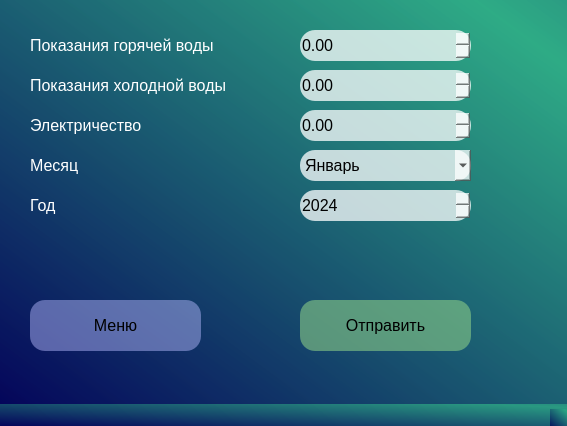
<?xml version="1.0" encoding="UTF-8"?>
<ui version="4.0">
 <class>MainWindow</class>
 <widget class="QMainWindow" name="MainWindow">
  <property name="geometry">
   <rect>
    <x>0</x>
    <y>0</y>
    <width>567</width>
    <height>426</height>
   </rect>
  </property>
  <property name="windowTitle">
   <string>MainWindow</string>
  </property>
  <property name="styleSheet">
   <string notr="true">background-color: qlineargradient(spread:reflect, x1:0, y1:1, x2:0.920455, y2:0.085, stop:0 rgba(0, 0, 88, 190), stop:1 rgba(43, 170, 132, 190));</string>
  </property>
  <widget class="QWidget" name="centralwidget">
   <widget class="QLabel" name="hot_water">
    <property name="geometry">
     <rect>
      <x>30</x>
      <y>30</y>
      <width>201</width>
      <height>31</height>
     </rect>
    </property>
    <property name="font">
     <font>
      <pointsize>12</pointsize>
     </font>
    </property>
    <property name="styleSheet">
     <string notr="true">background-color: rgba(255, 255, 255, 0);
border-color: rgba(255, 255, 255, 0);
color: rgb(255, 255, 255);</string>
    </property>
    <property name="text">
     <string>Показания горячей воды</string>
    </property>
   </widget>
   <widget class="QLabel" name="cold_water">
    <property name="geometry">
     <rect>
      <x>30</x>
      <y>70</y>
      <width>201</width>
      <height>31</height>
     </rect>
    </property>
    <property name="font">
     <font>
      <pointsize>12</pointsize>
     </font>
    </property>
    <property name="styleSheet">
     <string notr="true">background-color: rgba(255, 255, 255, 0);
border-color: rgba(255, 255, 255, 0);
color: rgb(255, 255, 255);</string>
    </property>
    <property name="text">
     <string>Показания холодной воды</string>
    </property>
   </widget>
   <widget class="QDoubleSpinBox" name="hw">
    <property name="geometry">
     <rect>
      <x>300</x>
      <y>30</y>
      <width>171</width>
      <height>31</height>
     </rect>
    </property>
    <property name="font">
     <font>
      <pointsize>12</pointsize>
     </font>
    </property>
    <property name="styleSheet">
     <string notr="true">background-color: rgb(255, 255, 255, 190);
border-radius: 15px;</string>
    </property>
    <property name="maximum">
     <double>1000.990000000000009</double>
    </property>
   </widget>
   <widget class="QDoubleSpinBox" name="cw">
    <property name="geometry">
     <rect>
      <x>300</x>
      <y>70</y>
      <width>171</width>
      <height>31</height>
     </rect>
    </property>
    <property name="font">
     <font>
      <pointsize>12</pointsize>
     </font>
    </property>
    <property name="styleSheet">
     <string notr="true">background-color: rgb(255, 255, 255, 190);
border-radius: 15px;</string>
    </property>
    <property name="maximum">
     <double>1000.000000000000000</double>
    </property>
   </widget>
   <widget class="QPushButton" name="send">
    <property name="geometry">
     <rect>
      <x>300</x>
      <y>300</y>
      <width>171</width>
      <height>51</height>
     </rect>
    </property>
    <property name="font">
     <font>
      <pointsize>12</pointsize>
     </font>
    </property>
    <property name="styleSheet">
     <string notr="true">background-color: rgb(138, 204, 134, 150);
border-radius: 15px;</string>
    </property>
    <property name="text">
     <string>Отправить</string>
    </property>
   </widget>
   <widget class="QLabel" name="label">
    <property name="geometry">
     <rect>
      <x>30</x>
      <y>150</y>
      <width>111</width>
      <height>31</height>
     </rect>
    </property>
    <property name="font">
     <font>
      <pointsize>12</pointsize>
     </font>
    </property>
    <property name="styleSheet">
     <string notr="true">background-color: rgba(255, 255, 255, 0);
border-color: rgba(255, 255, 255, 0);
color: rgb(255, 255, 255);</string>
    </property>
    <property name="text">
     <string>Месяц</string>
    </property>
   </widget>
   <widget class="QComboBox" name="mh">
    <property name="geometry">
     <rect>
      <x>300</x>
      <y>150</y>
      <width>171</width>
      <height>31</height>
     </rect>
    </property>
    <property name="font">
     <font>
      <pointsize>12</pointsize>
     </font>
    </property>
    <property name="styleSheet">
     <string notr="true">background-color: rgb(255, 255, 255, 190);
border-radius: 15px;</string>
    </property>
    <item>
     <property name="text">
      <string>Январь</string>
     </property>
    </item>
    <item>
     <property name="text">
      <string>Февраль</string>
     </property>
    </item>
    <item>
     <property name="text">
      <string>Март</string>
     </property>
    </item>
    <item>
     <property name="text">
      <string>Апрель</string>
     </property>
    </item>
    <item>
     <property name="text">
      <string>Май</string>
     </property>
    </item>
    <item>
     <property name="text">
      <string>Июнь</string>
     </property>
    </item>
    <item>
     <property name="text">
      <string>Июль</string>
     </property>
    </item>
    <item>
     <property name="text">
      <string>Август</string>
     </property>
    </item>
    <item>
     <property name="text">
      <string>Сентябрь</string>
     </property>
    </item>
    <item>
     <property name="text">
      <string>Октябрь</string>
     </property>
    </item>
    <item>
     <property name="text">
      <string>Ноябрь</string>
     </property>
    </item>
    <item>
     <property name="text">
      <string>Декабрь</string>
     </property>
    </item>
   </widget>
   <widget class="QPushButton" name="menu">
    <property name="geometry">
     <rect>
      <x>30</x>
      <y>300</y>
      <width>171</width>
      <height>51</height>
     </rect>
    </property>
    <property name="font">
     <font>
      <pointsize>12</pointsize>
     </font>
    </property>
    <property name="styleSheet">
     <string notr="true">background-color: rgb(183, 187, 255, 120);
border-radius: 15px;</string>
    </property>
    <property name="text">
     <string>Меню</string>
    </property>
   </widget>
   <widget class="QLabel" name="year1">
    <property name="geometry">
     <rect>
      <x>30</x>
      <y>190</y>
      <width>111</width>
      <height>31</height>
     </rect>
    </property>
    <property name="font">
     <font>
      <pointsize>12</pointsize>
     </font>
    </property>
    <property name="styleSheet">
     <string notr="true">background-color: rgba(255, 255, 255, 0);
border-color: rgba(255, 255, 255, 0);
color: rgb(255, 255, 255);</string>
    </property>
    <property name="text">
     <string>Год</string>
    </property>
   </widget>
   <widget class="QSpinBox" name="year">
    <property name="geometry">
     <rect>
      <x>300</x>
      <y>190</y>
      <width>171</width>
      <height>31</height>
     </rect>
    </property>
    <property name="font">
     <font>
      <pointsize>12</pointsize>
     </font>
    </property>
    <property name="styleSheet">
     <string notr="true">background-color: rgb(255, 255, 255, 190);
border-radius: 15px;</string>
    </property>
    <property name="minimum">
     <number>2024</number>
    </property>
    <property name="maximum">
     <number>2100</number>
    </property>
   </widget>
   <widget class="QLabel" name="electricity1">
    <property name="geometry">
     <rect>
      <x>30</x>
      <y>110</y>
      <width>111</width>
      <height>31</height>
     </rect>
    </property>
    <property name="font">
     <font>
      <pointsize>12</pointsize>
     </font>
    </property>
    <property name="styleSheet">
     <string notr="true">background-color: rgba(255, 255, 255, 0);
border-color: rgba(255, 255, 255, 0);
color: rgb(255, 255, 255);</string>
    </property>
    <property name="text">
     <string>Электричество</string>
    </property>
   </widget>
   <widget class="QDoubleSpinBox" name="electricity">
    <property name="geometry">
     <rect>
      <x>300</x>
      <y>110</y>
      <width>171</width>
      <height>31</height>
     </rect>
    </property>
    <property name="font">
     <font>
      <pointsize>12</pointsize>
     </font>
    </property>
    <property name="styleSheet">
     <string notr="true">background-color: rgb(255, 255, 255, 190);
border-radius: 15px;</string>
    </property>
    <property name="maximum">
     <double>1000.000000000000000</double>
    </property>
   </widget>
  </widget>
  <widget class="QMenuBar" name="menubar">
   <property name="geometry">
    <rect>
     <x>0</x>
     <y>0</y>
     <width>567</width>
     <height>21</height>
    </rect>
   </property>
  </widget>
  <widget class="QStatusBar" name="statusbar"/>
 </widget>
 <resources/>
 <connections/>
</ui>
